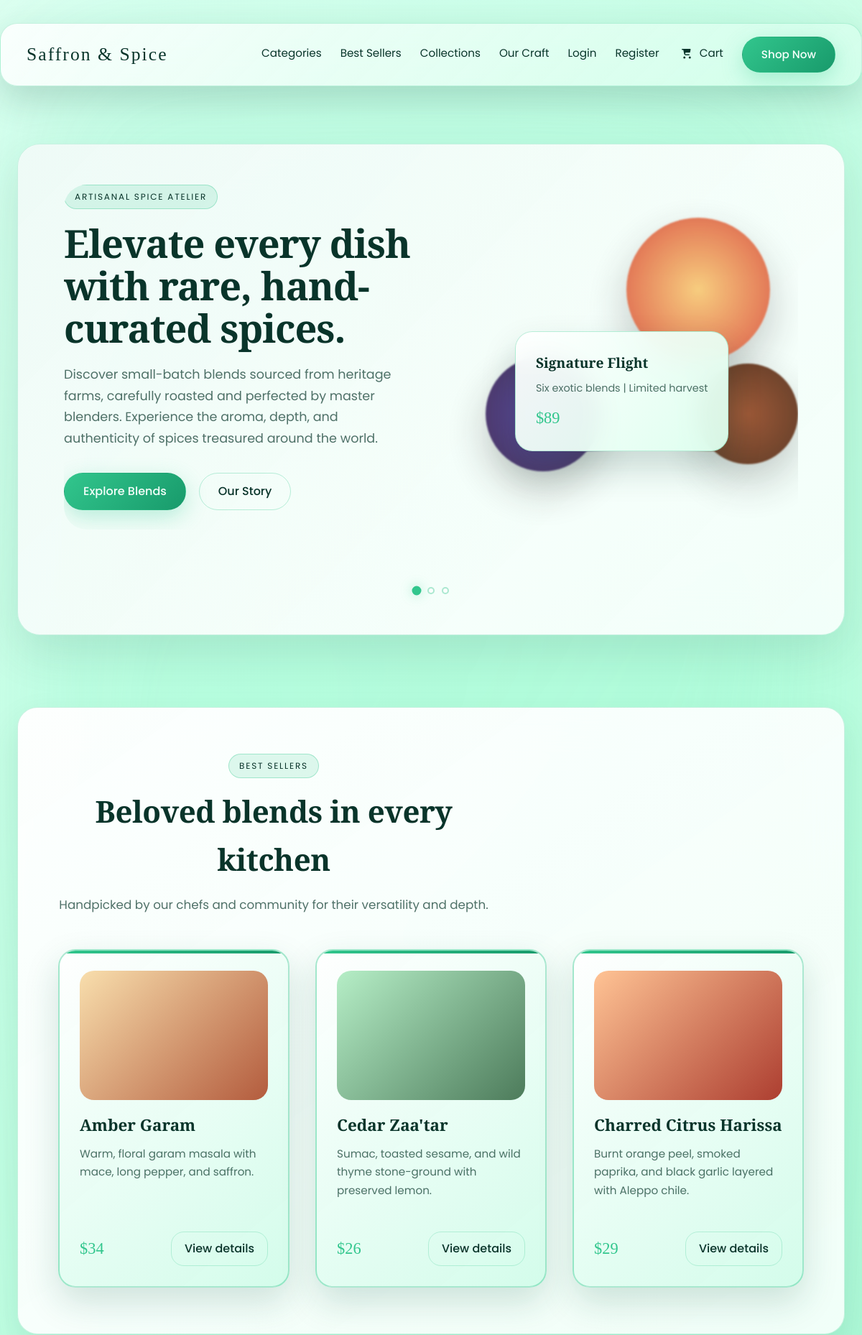
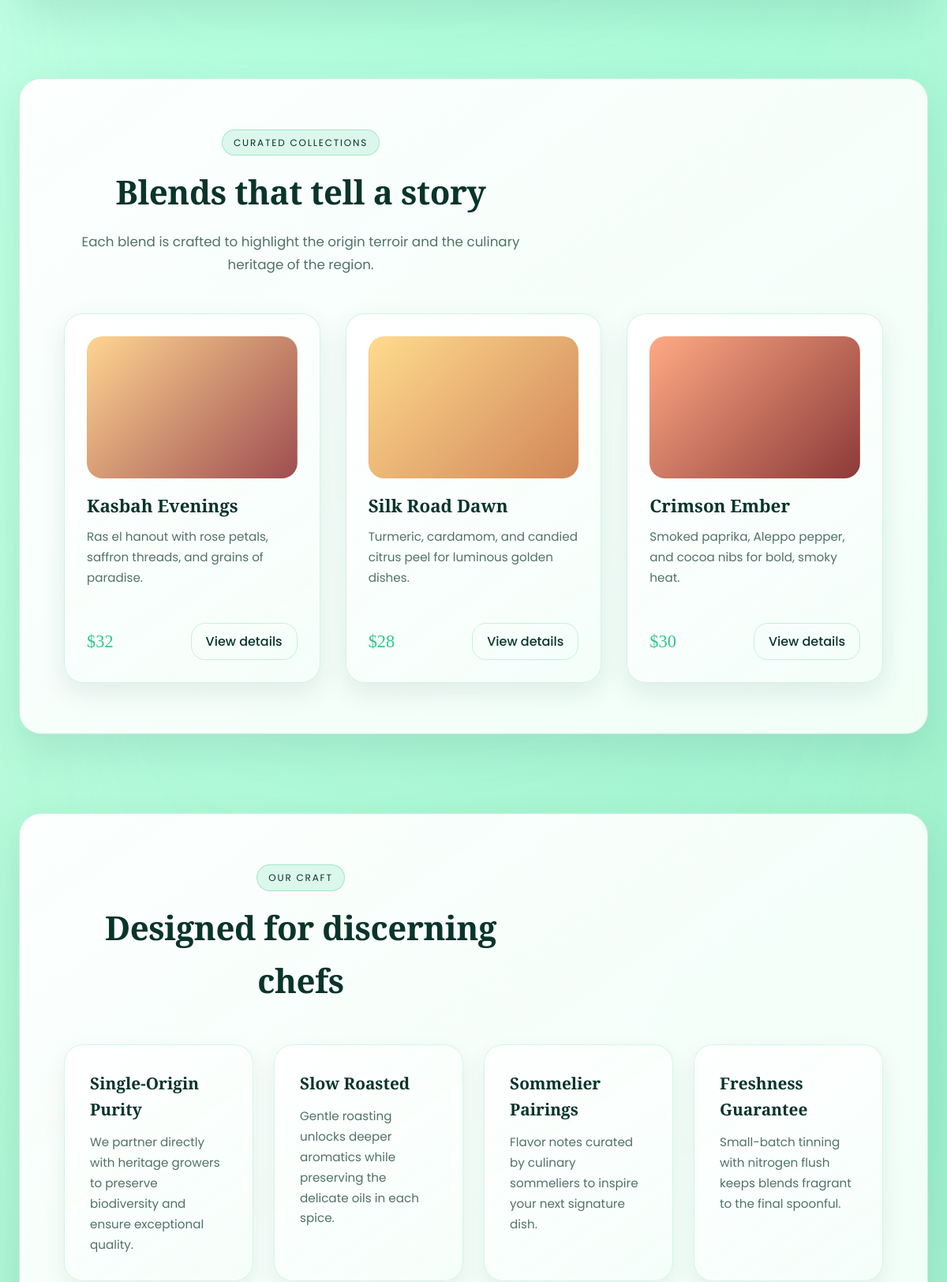
The page / (upper part) on the database its author committed (2 pictures, top to bottom).
### tables this page shows
CREATE TABLE hero_slides (
  id INT AUTO_INCREMENT PRIMARY KEY,
  slug VARCHAR(80) NOT NULL UNIQUE,
  tag_line VARCHAR(150) NOT NULL,
  headline VARCHAR(255) NOT NULL,
  description TEXT NOT NULL,
  primary_label VARCHAR(120) DEFAULT NULL,
  primary_url VARCHAR(255) DEFAULT NULL,
  secondary_label VARCHAR(120) DEFAULT NULL,
  secondary_url VARCHAR(255) DEFAULT NULL,
  card_title VARCHAR(120) DEFAULT NULL,
  card_subtitle VARCHAR(150) DEFAULT NULL,
  price DECIMAL(10,2) DEFAULT NULL,
  media_orbs VARCHAR(255) DEFAULT NULL,
  display_order INT NOT NULL DEFAULT 0,
  created_at TIMESTAMP DEFAULT CURRENT_TIMESTAMP
);

CREATE TABLE products (
  id INT AUTO_INCREMENT PRIMARY KEY,
  name VARCHAR(150) NOT NULL,
  slug VARCHAR(120) NOT NULL UNIQUE,
  tag_line VARCHAR(150) DEFAULT NULL,
  summary TEXT NOT NULL,
  price DECIMAL(10,2) NOT NULL,
  offer_price DECIMAL(10,2) DEFAULT NULL,
  full_description TEXT DEFAULT NULL,
  image_class VARCHAR(80) NOT NULL,
  region VARCHAR(60) NOT NULL,
  craft VARCHAR(60) NOT NULL,
  heat VARCHAR(30) NOT NULL,
  best_seller TINYINT(1) NOT NULL DEFAULT 0,
  best_seller_order INT DEFAULT NULL,
  collection TINYINT(1) NOT NULL DEFAULT 0,
  collection_order INT DEFAULT NULL,
  origin_notes TEXT DEFAULT NULL,
  tasting_notes TEXT DEFAULT NULL,
  usage_notes TEXT DEFAULT NULL,
  created_at TIMESTAMP DEFAULT CURRENT_TIMESTAMP
);

### includes/functions.php (called while the page is built, shortened)
<?php
require_once __DIR__ . '/db.php';
function get_hero_slides(): array
{
    $sql = 'SELECT * FROM hero_slides ORDER BY display_order';
    return fetch_all($sql);
}
function get_best_sellers(int $limit = 3): array
{
    $sql = 'SELECT * FROM products WHERE best_seller = 1 ORDER BY best_seller_order LIMIT :limit';
    $pdo = get_db_connection();
    $stmt = $pdo->prepare($sql);
    $stmt->bindValue(':limit', $limit, PDO::PARAM_INT);
    $stmt->execute();
    return $stmt->fetchAll();
}
function get_collection_products(int $limit = 3): array
{
    $sql = 'SELECT * FROM products WHERE collection = 1 ORDER BY collection_order LIMIT :limit';
    $pdo = get_db_connection();
    $stmt = $pdo->prepare($sql);
    $stmt->bindValue(':limit', $limit, PDO::PARAM_INT);
    $stmt->execute();
    return $stmt->fetchAll();
}
function format_price(float $amount, string $currency = '$'): string
{
    return $currency . number_format($amount, 0);
}

### includes/db.php (called while the page is built, shortened)
<?php
function get_db_connection(): PDO
{
    static $pdo = null;
    if ($pdo === null) {
        $dsn = sprintf('mysql:host=%s;dbname=%s;charset=%s', DB_HOST, DB_NAME, DB_CHARSET);
        $options = [
            PDO::ATTR_ERRMODE => PDO::ERRMODE_EXCEPTION,
            PDO::ATTR_DEFAULT_FETCH_MODE => PDO::FETCH_ASSOC,
            PDO::ATTR_EMULATE_PREPARES => false,
        ];
        try {
            $pdo = new PDO($dsn, DB_USER, DB_PASS, $options);
        } catch (PDOException $exception) {
            http_response_code(500);
            echo 'Database connection failed. Please try again later.';
            error_log('DB connection error: ' . $exception->getMessage());
            exit;
        }
    }
    return $pdo;
}
function fetch_all(string $query, array $params = []): array
{
    $stmt = get_db_connection()->prepare($query);
    $stmt->execute($params);
    return $stmt->fetchAll();
}

### index.php (the view, shortened to what this page needs)
<?php
require_once __DIR__ . '/includes/functions.php';
$heroSlides = get_hero_slides();
$bestSellers = get_best_sellers();
$collectionProducts = get_collection_products();
include __DIR__ . '/includes/header.php';
?>
    <main>
      <section class="hero glass-panel" id="shop">
        <div
          class="slider"
          role="region"
          aria-roledescription="carousel"
          aria-label="Featured spice highlights"
          aria-live="polite"
        >
          <?php foreach ($heroSlides as $index => $slide): ?>
            <article
              class="slide <?= $index === 0 ? 'active' : '' ?>"
              id="slide-<?= $index ?>"
              role="tabpanel"
              aria-hidden="<?= $index === 0 ? 'false' : 'true' ?>"
              tabindex="<?= $index === 0 ? '0' : '-1' ?>"
            >
              <div class="hero-copy">
                <?php if (!empty($slide['tag_line'])): ?>
                  <span class="tag"><?= htmlspecialchars($slide['tag_line']) ?></span>
                <?php endif; ?>
                <h1><?= htmlspecialchars($slide['headline']) ?></h1>
                <p><?= htmlspecialchars($slide['description']) ?></p>
                <div class="actions">
                  <?php if (!empty($slide['primary_label']) && !empty($slide['primary_url'])): ?>
                    <a class="button primary" href="<?= htmlspecialchars($slide['primary_url']) ?>">
                      <?= htmlspecialchars($slide['primary_label']) ?>
                    </a>
                  <?php endif; ?>
                  <?php if (!empty($slide['secondary_label']) && !empty($slide['secondary_url'])): ?>
                    <a class="button outline" href="<?= htmlspecialchars($slide['secondary_url']) ?>">
                      <?= htmlspecialchars($slide['secondary_label']) ?>
                    </a>
                  <?php endif; ?>
                </div>
              </div>
              <div class="hero-media">
                <?php
                  $orbs = array_filter(array_map('trim', explode(',', (string) $slide['media_orbs'])));
                  foreach ($orbs as $orbClass):
                    $class = 'spice-orb ' . htmlspecialchars(str_replace(' ', ' ', $orbClass));
                    echo '<div class="' . $class . '"></div>';
                  endforeach;
                ?>
                <?php if (!empty($slide['card_title']) || !empty($slide['card_subtitle']) || !empty($slide['price'])): ?>
                  <div class="floating-card">
                    <?php if (!empty($slide['card_title'])): ?>
                      <h3><?= htmlspecialchars($slide['card_title']) ?></h3>
                    <?php endif; ?>
                    <?php if (!empty($slide['card_subtitle'])): ?>
                      <p><?= htmlspecialchars($slide['card_subtitle']) ?></p>
                    <?php endif; ?>
                    <?php if (!is_null($slide['price'])): ?>
                      <span class="price"><?= format_price((float) $slide['price']) ?></span>
                    <?php endif; ?>
                  </div>
                <?php endif; ?>
              </div>
            </article>
          <?php endforeach; ?>
        </div>
        <div class="slider-dots" role="tablist" aria-label="Featured blends">
          <?php foreach ($heroSlides as $index => $slide): ?>
            <button
              class="dot <?= $index === 0 ? 'active' : '' ?>"
              data-slide="<?= $index ?>"
              role="tab"
              aria-selected="<?= $index === 0 ? 'true' : 'false' ?>"
              aria-controls="slide-<?= $index ?>"
              aria-label="Slide <?= $index + 1 ?>"
              tabindex="<?= $index === 0 ? '0' : '-1' ?>"
            ></button>
          <?php endforeach; ?>
        </div>
      </section>
      <section class="section glass-panel" id="best-sellers">
        <div class="section-header">
          <span class="tag">Best Sellers</span>
          <h2>Beloved blends in every kitchen</h2>
          <p>Handpicked by our chefs and community for their versatility and depth.</p>
        </div>
        <div class="card-grid three-up">
          <?php foreach ($bestSellers as $product): ?>
            <article class="product-card highlight">
              <div class="card-image <?= htmlspecialchars($product['image_class']) ?>"></div>
              <h3><?= htmlspecialchars($product['name']) ?></h3>
              <p><?= htmlspecialchars($product['summary']) ?></p>
              <div class="card-footer">
                <span class="price"><?= format_price((float) $product['price']) ?></span>
                <a class="button ghost" href="/online-sp/product.php?slug=<?= urlencode($product['slug']) ?>">
                  View details
                </a>
              </div>
            </article>
          <?php endforeach; ?>
        </div>
      </section>
      <section class="section glass-panel" id="collections">
        <div class="section-header">
          <span class="tag">Curated Collections</span>
          <h2>Blends that tell a story</h2>
          <p>
            Each blend is crafted to highlight the origin terroir and the culinary heritage of the region.
          </p>
        </div>
        <div class="card-grid">
          <?php foreach ($collectionProducts as $product): ?>
            <article class="product-card">
              <div class="card-image <?= htmlspecialchars($product['image_class']) ?>"></div>
              <h3><?= htmlspecialchars($product['name']) ?></h3>
              <p><?= htmlspecialchars($product['summary']) ?></p>
              <div class="card-footer">
                <span class="price"><?= format_price((float) $product['price']) ?></span>
                <a class="button ghost" href="/online-sp/product.php?slug=<?= urlencode($product['slug']) ?>">
                  View details
                </a>
              </div>
            </article>
          <?php endforeach; ?>
        </div>
      </section>
      <section class="section glass-panel" id="craft">
        <div class="section-header">
          <span class="tag">Our Craft</span>
          <h2>Designed for discerning chefs</h2>
        </div>
        <div class="feature-grid">
          <div class="feature">
            <h3>Single-Origin Purity</h3>
            <p>
              We partner directly with heritage growers to preserve biodiversity and ensure exceptional quality.
            </p>
          </div>
          <div class="feature">
            <h3>Slow Roasted</h3>
            <p>
              Gentle roasting unlocks deeper aromatics while preserving the delicate oils in each spice.
            </p>
          </div>
          <div class="feature">
            <h3>Sommelier Pairings</h3>
            <p>
              Flavor notes curated by culinary sommeliers to inspire your next signature dish.
            </p>
          </div>
          <div class="feature">
            <h3>Freshness Guarantee</h3>
            <p>
              Small-batch tinning with nitrogen flush keeps blends fragrant to the final spoonful.
            </p>
          </div>
        </div>
      </section>
    </main>
<?php include __DIR__ . '/includes/footer.php'; ?>

### includes/header.php (shortened to what this page needs)
<!DOCTYPE html>
<html lang="en">
  <head>
    <link rel="stylesheet" href="/online-sp/styles.css" />
  </head>
  <body>
    <div class="gradient-shell"></div>
    <header class="glass-panel nav-bar">
      <a href="/online-sp/index.php" class="brand">Saffron &amp; Spice</a>
      <nav>
        <div class="nav-item dropdown">
          <a href="/online-sp/categories.php" class="nav-link">Categories</a>
        </div>
        <a href="/online-sp/index.php#best-sellers" class="nav-link">Best Sellers</a>
        <a href="/online-sp/index.php#collections" class="nav-link">Collections</a>
        <a href="/online-sp/index.php#craft" class="nav-link">Our Craft</a>
        <a href="/online-sp/login.php" class="nav-link">Login</a>
        <a href="/online-sp/register.php" class="nav-link">Register</a>
        <a href="/online-sp/cart.php" class="nav-link cart-link">
          <span class="icon-cart" aria-hidden="true">
            <svg viewBox="0 0 24 24">
              <path
                d="M7 4h-2a1 1 0 0 0 0 2h2l1.6 7.59a3 3 0 0 0 2.95 2.41h6.09a1 1 0 0 0 0-2h-6.09a1 1 0 0 1-.98-.8L11.1 11h7.5a1 1 0 0 0 .98-.8l1-5a1 1 0 0 0-.98-1.2H7Zm12 18a2 2 0 1 0 0-4 2 2 0 0 0 0 4Zm-10 0a2 2 0 1 0 0-4 2 2 0 0 0 0 4Z"
              />
            </svg>
          </span>
          <span class="nav-text">Cart</span>
        </a>
        <a class="button primary" href="/online-sp/index.php#shop">Shop Now</a>
      </nav>
    </header>

### includes/footer.php (shortened to what this page needs)
  </body>
</html>

### rows shown on the page
hero_slides: tag_line "ARTISANAL SPICE ATELIER", headline "Elevate every dish with rare, hand-curated spices.", description "Discover small-batch blends sourced from heritage farms, carefully roasted and perfected by master blenders. Experience the aroma, depth, and authenticity of spices treasured around the world.", primary_label "Explore Blends", secondary_label "Our Story", card_title "Signature Flight", card_subtitle "Six exotic blends | Limited harvest", price "$89"
products: name "Amber Garam", summary "Warm, floral garam masala with mace, long pepper, and saffron.", price "$34"
products: name "Cedar Zaa'tar", summary "Sumac, toasted sesame, and wild thyme stone-ground with preserved lemon.", price "$26"
products: name "Charred Citrus Harissa", summary "Burnt orange peel, smoked paprika, and black garlic layered with Aleppo chile.", price "$29"
products: name "Kasbah Evenings", summary "Ras el hanout with rose petals, saffron threads, and grains of paradise.", price "$32"
products: name "Silk Road Dawn", summary "Turmeric, cardamom, and candied citrus peel for luminous golden dishes.", price "$28"
products: name "Crimson Ember", summary "Smoked paprika, Aleppo pepper, and cocoa nibs for bold, smoky heat.", price "$30"
